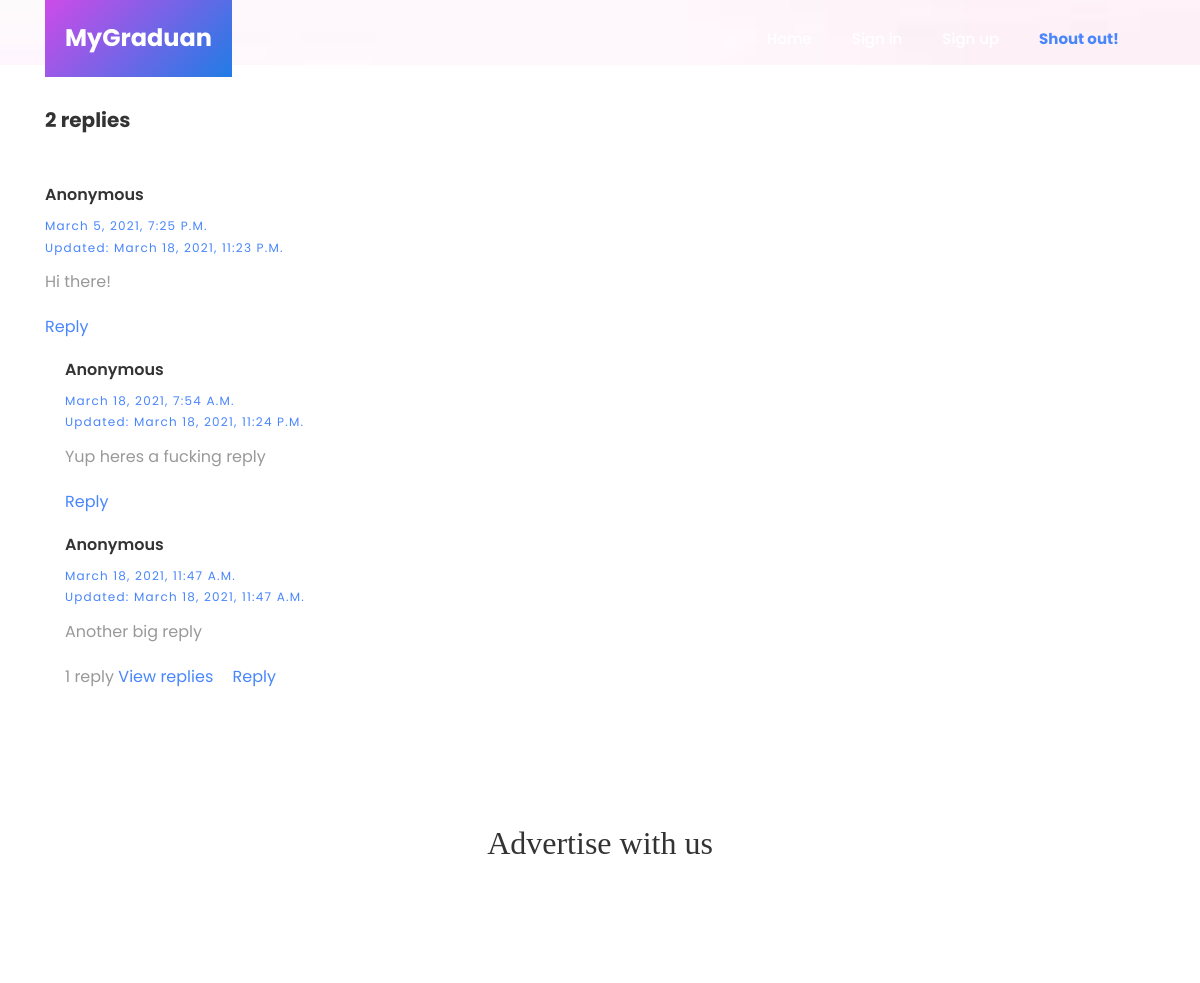
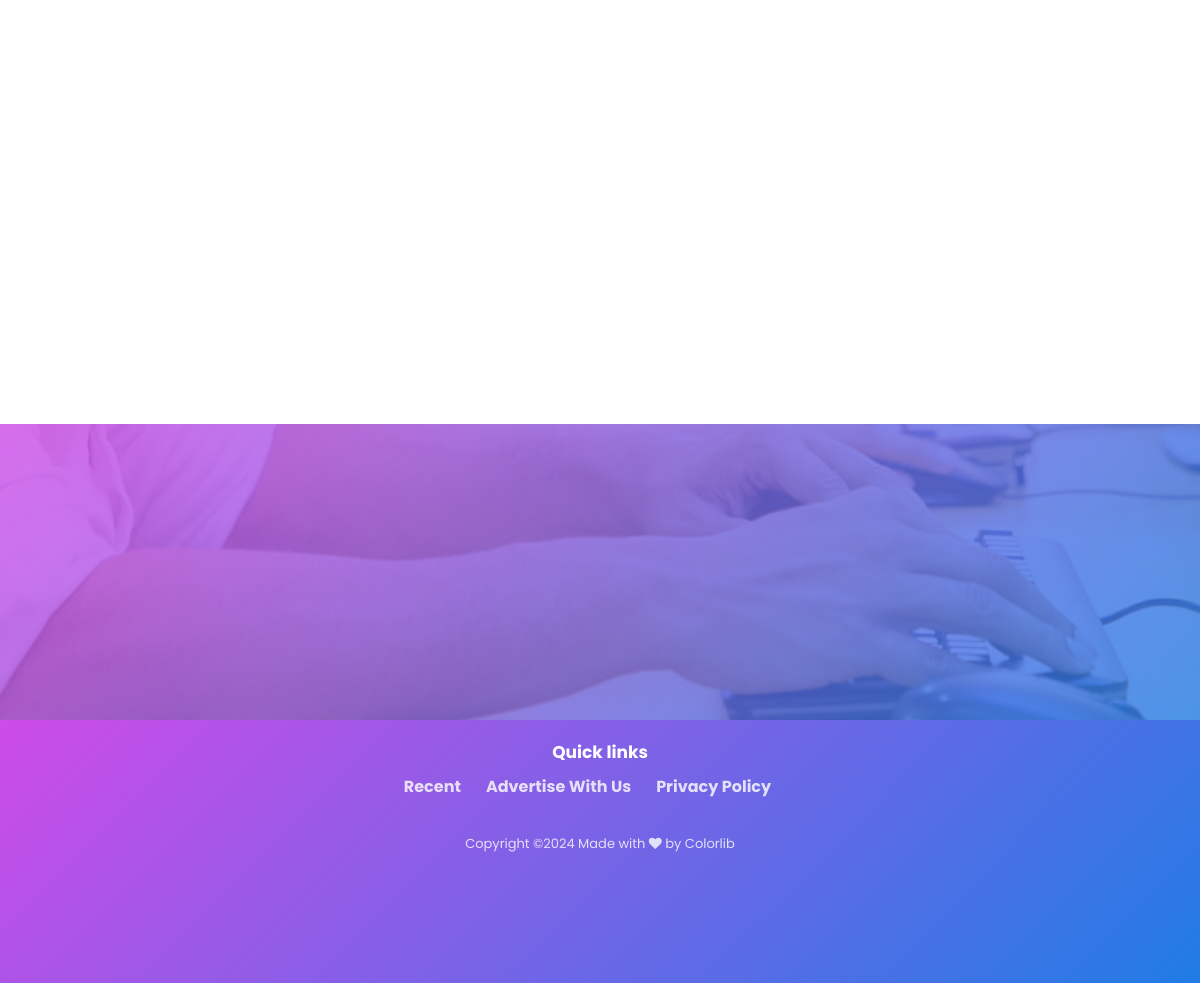
/comment/5/96/replies, run on the app's committed database (2 pictures, top to bottom).
### Comment/models.py (models this page shows, shortened)
class Comment(models.Model):
    STATUS_CHOICES = (
        ('active', 'Active'),
        ('inactive', 'Inactive')
    )
    author = models.ForeignKey(User, null=True, on_delete=models.SET_NULL, related_name='comments')
    status = models.CharField(max_length=10, choices=STATUS_CHOICES, default="inactive")
    parent = models.ForeignKey('self', on_delete=models.CASCADE, null=True, blank=True)
    post = models.ForeignKey(Post, on_delete=models.CASCADE, null=True, blank=True)
    published = models.DateTimeField(auto_now_add=True)
    updated = models.DateTimeField(auto_now=True)
    body = models.TextField()

### Comment/views.py (the view)
# urls.py: path('<int:pk>/96/replies', views.replies, name="replies"),
def replies(request, pk):
    reply = Comment.objects.get(id=pk) #Getting the comment with replies user wants to view
    variable_swap = reply
    parent_list = []
    while variable_swap:    #Loop is getting all parents of reply in line(-2) up
        parent_list.insert(0, variable_swap)
        variable_swap = variable_swap.parent
    context = {
        'reply':reply,
        'parents':parent_list
    }
    return render(request, "comment/replies.html", context)

### Main/templates/comment/replies.html (shortened to what this page needs)
{% extends 'base.html' %}
{% load static %}
{% block content %}
    <section class="hero-wrap" style="height: 65px; background-image: url({% static 'images/background.jpg' %});">
    </section>
    <section class="ftco-section ftco-no-pt ftco-no-pb">
        <div class="container">
            <h3 class="mb-5" style="font-size: 20px; font-weight: bold; padding-top:40px;">{{ reply.comment_set.count }} repl{{ reply.comment_set.count|pluralize:'y,ies' }}</h3>
            <ul class="comment-list">
                {% for parent in parents %}
                <div class="comment" style="width: calc(100% - 80px);">
                    <h3 style="font-size: 16px; font-weight: 600; text-transform: capitalize;">
                    {% if not parent.author %}
                        Anonymous
                    {% else %}
                        {{ parent.author }}
                    {% endif %}
                    </h3>
                <div class="meta" style="text-transform: capitalize; font-size: 12px; letter-spacing: .1em; color: #4986fc; display: block; margin-bottom: 10px;">
                <div>{{ parent.published }}</div>
                <div>Updated: {{ parent.updated }}</div>
                </div>
                    <p>{{ parent.body }}</p>
                    <p>
                        <a href="{% url 'comment:create' parent_id=parent.id parent='comment' %}?next={{ request.get_full_path }}" style="margin-right:7px;">Reply</a>
                    </p>
                </div>
                {% endfor %}
            </ul>
            <ul class="comment-list">
                {% for subreply in reply.comment_set.all %}
                <div class="comment" style="width: calc(100% - 80px); padding-left:20px;">
                    <h3 style="font-size: 16px; font-weight: 600; text-transform: capitalize;">
                    {% if not subreply.author %}
                        Anonymous
                    {% else %}
                        {{ subreply.author }}
                    {% endif %}
                    </h3>
                <div class="meta" style="text-transform: capitalize; font-size: 12px; letter-spacing: .1em; color: #4986fc; display: block; margin-bottom: 10px;">
                    <div>{{ subreply.published }}</div>
                    <div>Updated: {{ subreply.updated }}</div>
                </div>
                    <p>{{ subreply.body }}</p>
                    <p>
                        {% if subreply.comment_set.all %}{{ subreply.comment_set.count }} repl{{ subreply.comment_set.count|pluralize:"y,ies" }} <a style="margin-right:15px;" href="{% url 'comment:replies' subreply.id %}">View replies</a>{% endif %}
                        <a href="{% url 'comment:create' parent_id=subreply.id parent='comment' %}?next={{ request.get_full_path }}">Reply</a>
                    </p>
                </div>
                {% endfor %}
            </ul>
        </div>
    </section>
{% endblock %}

### Main/templates/base.html (shortened to what this page needs)
{% load static %}
<!DOCTYPE html>
<html lang="en">
<head>
    <link rel="stylesheet" href="https://stackpath.bootstrapcdn.com/font-awesome/4.7.0/css/font-awesome.min.css">
    <link rel="stylesheet" href="{% static 'css/animate.css' %}">
    <link rel="stylesheet" href="{% static 'css/owl.carousel.min.css' %}">
    <link rel="stylesheet" href="{% static 'css/owl.theme.default.min.css' %}">
    <link rel="stylesheet" href="{% static 'css/magnific-popup.css' %}">
    <link rel="stylesheet" href="{% static 'css/bootstrap-datepicker.css' %}">
    <link rel="stylesheet" href="{% static 'css/jquery.timepicker.css' %}">
    <link rel="stylesheet" href="{% static 'css/flaticon.css' %}">
    <link rel="stylesheet" href="{% static 'css/style.css' %}">
</head>
<body>
 <nav class="navbar navbar-expand-lg navbar-dark ftco_navbar bg-dark ftco-navbar-light" id="ftco-navbar">
   <div class="container">
     <a class="navbar-brand" href="{% url 'post:home' %}"><span>MyGraduan</span></a>
   <div class="collapse navbar-collapse" id="ftco-nav">
       <ul class="navbar-nav ml-auto">
         <li class="nav-item"><a href="{% url 'post:home' %}" class="nav-link">Home</a></li>
         {% if not user.is_authenticated %}
            <li class="nav-item"><a href="{% url 'account_login' %}" class="nav-link">Sign in</a></li>
            <li class="nav-item"><a href="{% url 'account_signup' %}" class="nav-link">Sign up</a></li>
         {% else %}
            <li class="nav-item"><a href="{% url 'post:profile' %}" class="nav-link">Profile</a></li>
            <li class="nav-item"><a href="{% url 'account_logout' %}" class="nav-link">Log out</a></li>
         {% endif %}
         <li class="nav-item"><a href="{% url 'post:create' %}" style="color:#4986fc; font-weight:bold;" class="nav-link">Shout out!</a></li>
     </ul>
 </div>
</div>
</nav>
{% block content %}
{% endblock %}
<section class="ftco-section services-section">
  <div class="container" id="advertise">
        <h2 class="mb-4" style="text-align:center; font-family:monaspace;">Advertise with us</h2>
    <div class="row d-flex">
 <div class="col-md-6">
     <div class="row">
</div>
</div>
</div>
</div>
</section>
<section class="ftco-section ftco-counter img" id="section-counter" style="background-image: url({%static 'images/bg_4.jpg' %});">
 <div class="overlay"></div>
 <div class="container">
    <div class="row">
</div>
</div>
</section>
<footer class="ftco-footer ftco-no-pt">
  <div class="container">
      <div style="padding-bottom: 20px;"></div>
      <h2 class="ftco-heading-2" style="font-weight:bold; text-align:center;">Quick links</h2>
      <ul class="list-unstyled" style="display:flex; justify-content:center;">
        <li style="display:inline; margin-right:25px; font-weight:bold;"><a href="{% url 'post:home' %}#recent" class="">Recent</a></li>
        <li style="display:inline; margin-right:25px; font-weight:bold;"><a href="{% url 'advert:advert' %}" class="">Advertise With Us</a></li>
        <li style="display:inline; margin-right:25px; font-weight:bold;"><a href="#" class="">Privacy Policy</a></li>
    </ul>
  </div>
  <p class="text-center" style="margin-top:30px; font-size:13px;">
      Copyright &copy;<script>document.write(new Date().getFullYear());</script> Made with <i class="fa fa-heart" aria-hidden="true"></i> by <a href="https://colorlib.com" target="_blank">Colorlib</a>
  </p>
</footer>
</body>
</html>

### data on the page
Comment: comment_set.count "2", shows "Anonymous", published "March 5, 2021, 7:25 P.m.", updated "March 18, 2021, 11:23 P.m.", body "Hi there!"
Comment: shows "Anonymous", published "March 18, 2021, 7:54 A.m.", updated "March 18, 2021, 11:24 P.m.", body "Yup heres a fucking reply"
Comment: shows "Anonymous", published "March 18, 2021, 11:47 A.m.", updated "March 18, 2021, 11:47 A.m.", body "Another big reply", comment_set.count "1"
